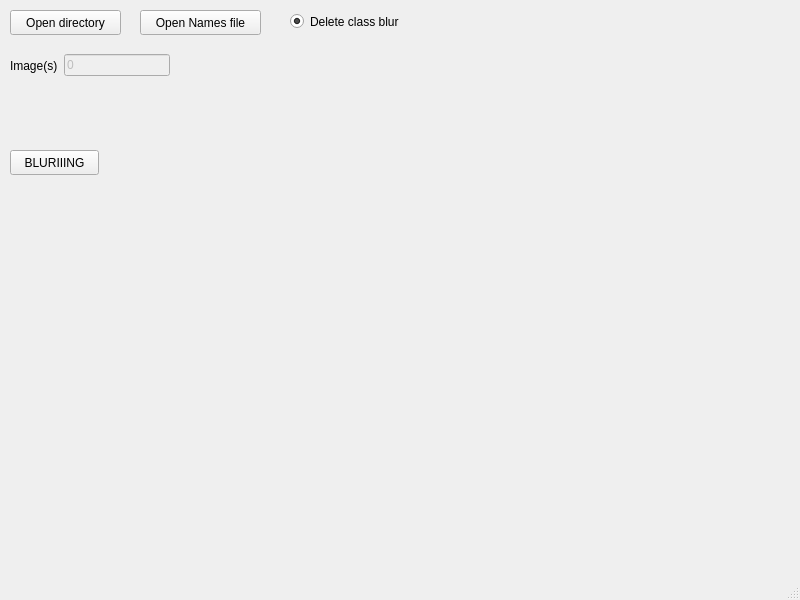
<?xml version="1.0" encoding="UTF-8"?>
<ui version="4.0">
 <class>MainWindow</class>
 <widget class="QMainWindow" name="MainWindow">
  <property name="geometry">
   <rect>
    <x>0</x>
    <y>0</y>
    <width>800</width>
    <height>600</height>
   </rect>
  </property>
  <property name="windowTitle">
   <string>MainWindow</string>
  </property>
  <widget class="QWidget" name="centralwidget">
   <widget class="QPushButton" name="btnOpenDir">
    <property name="geometry">
     <rect>
      <x>10</x>
      <y>10</y>
      <width>111</width>
      <height>25</height>
     </rect>
    </property>
    <property name="text">
     <string>Open directory</string>
    </property>
   </widget>
   <widget class="QPushButton" name="btnOpenNamesFile">
    <property name="geometry">
     <rect>
      <x>140</x>
      <y>10</y>
      <width>121</width>
      <height>25</height>
     </rect>
    </property>
    <property name="text">
     <string>Open Names file</string>
    </property>
   </widget>
   <widget class="QWidget" name="horizontalLayoutWidget">
    <property name="geometry">
     <rect>
      <x>10</x>
      <y>50</y>
      <width>160</width>
      <height>31</height>
     </rect>
    </property>
    <layout class="QHBoxLayout" name="horizontalLayout">
     <item>
      <widget class="QLabel" name="labelCountImage">
       <property name="text">
        <string>Image(s)</string>
       </property>
      </widget>
     </item>
     <item>
      <widget class="QLineEdit" name="leCountImages">
       <property name="enabled">
        <bool>false</bool>
       </property>
       <property name="mouseTracking">
        <bool>false</bool>
       </property>
       <property name="toolTip">
        <string>Count images in dir</string>
       </property>
       <property name="text">
        <string>0</string>
       </property>
       <property name="maxLength">
        <number>32</number>
       </property>
       <property name="readOnly">
        <bool>true</bool>
       </property>
      </widget>
     </item>
    </layout>
   </widget>
   <widget class="QPushButton" name="btnBlur">
    <property name="geometry">
     <rect>
      <x>10</x>
      <y>150</y>
      <width>89</width>
      <height>25</height>
     </rect>
    </property>
    <property name="text">
     <string>BLURIIING</string>
    </property>
   </widget>
   <widget class="QRadioButton" name="rbDeleteClassBlur">
    <property name="geometry">
     <rect>
      <x>290</x>
      <y>10</y>
      <width>131</width>
      <height>23</height>
     </rect>
    </property>
    <property name="text">
     <string>Delete class blur</string>
    </property>
    <property name="checked">
     <bool>true</bool>
    </property>
   </widget>
  </widget>
  <widget class="QMenuBar" name="menubar">
   <property name="geometry">
    <rect>
     <x>0</x>
     <y>0</y>
     <width>800</width>
     <height>22</height>
    </rect>
   </property>
  </widget>
  <widget class="QStatusBar" name="statusbar"/>
 </widget>
 <resources/>
 <connections/>
</ui>
